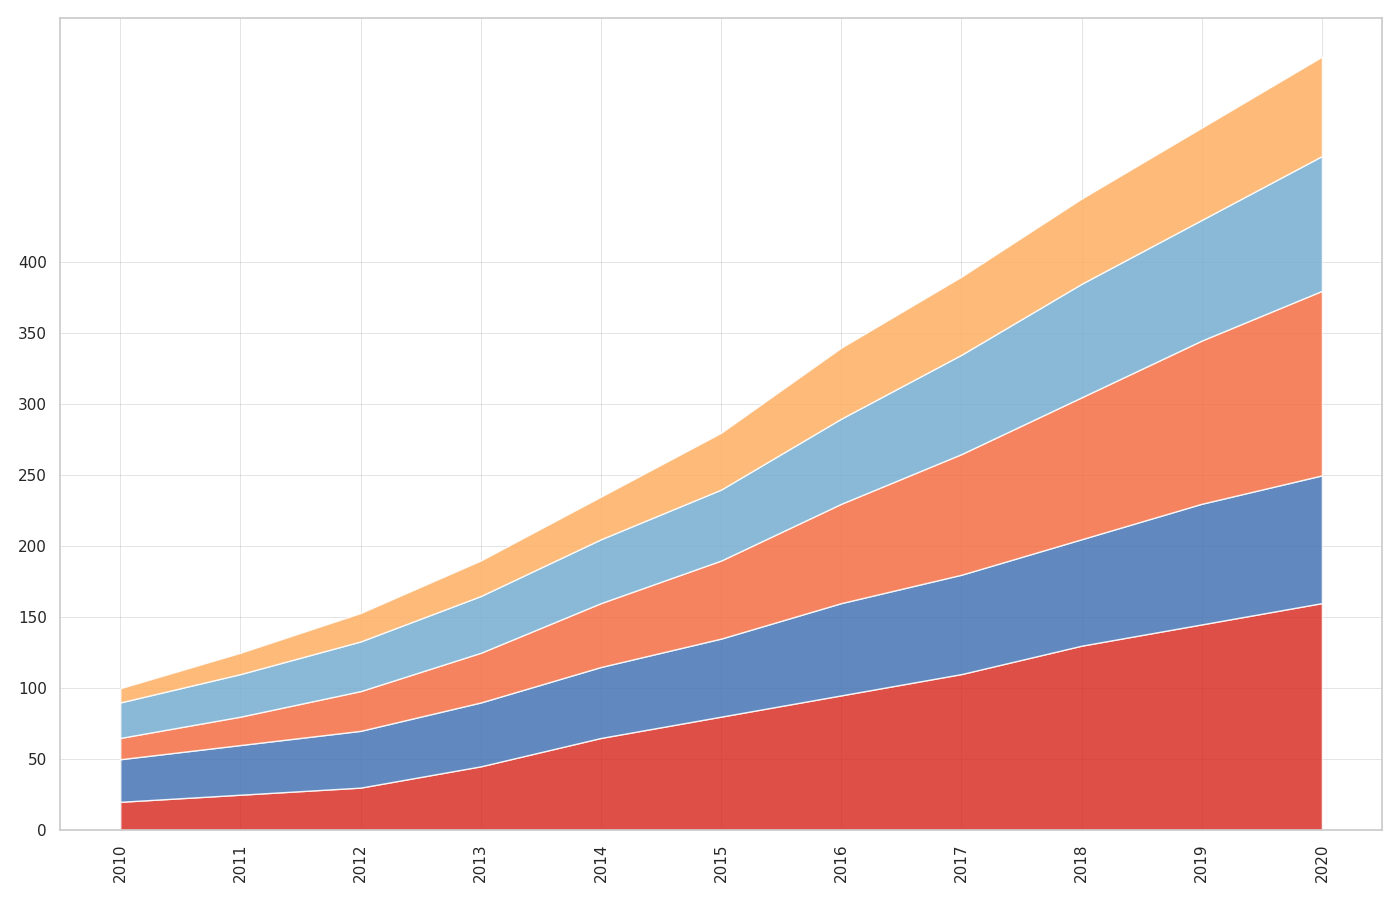

Python code for this plot:
import numpy as np
import matplotlib.pyplot as plt

years = np.arange(2010, 2021)

fantasy = np.array([20, 25, 30, 45, 65, 80, 95, 110, 130, 145, 160])
mystery = np.array([30, 35, 40, 45, 50, 55, 65, 70, 75, 85, 90])
science_fiction = np.array([15, 20, 28, 35, 45, 55, 70, 85, 100, 115, 130])
romance = np.array([25, 30, 35, 40, 45, 50, 60, 70, 80, 85, 95])
non_fiction = np.array([10, 15, 20, 25, 30, 40, 50, 55, 60, 65, 70])

genre_data = np.vstack([fantasy, mystery, science_fiction, romance, non_fiction])

fig, ax = plt.subplots(figsize=(14, 9))

colors = ['#d73027', '#4575b4', '#f46d43', '#74add1', '#fdae61']

ax.stackplot(years, genre_data, colors=colors, alpha=0.85)

ax.grid(color='gray', linestyle='-', linewidth=0.5, alpha=0.3)

plt.xticks(years, rotation=90)
plt.yticks(np.arange(0, 401, 50))

plt.tight_layout()
plt.show()
